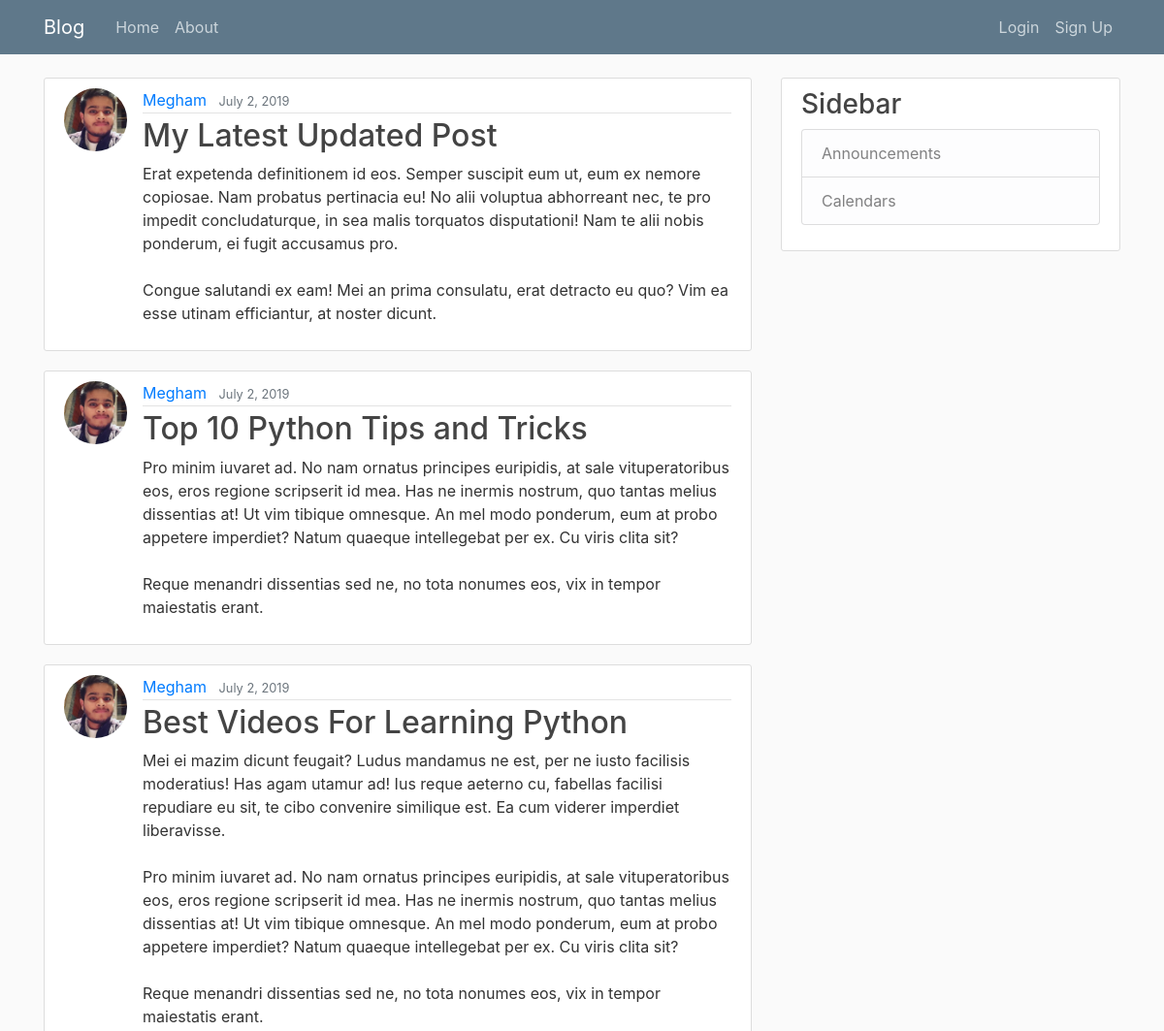
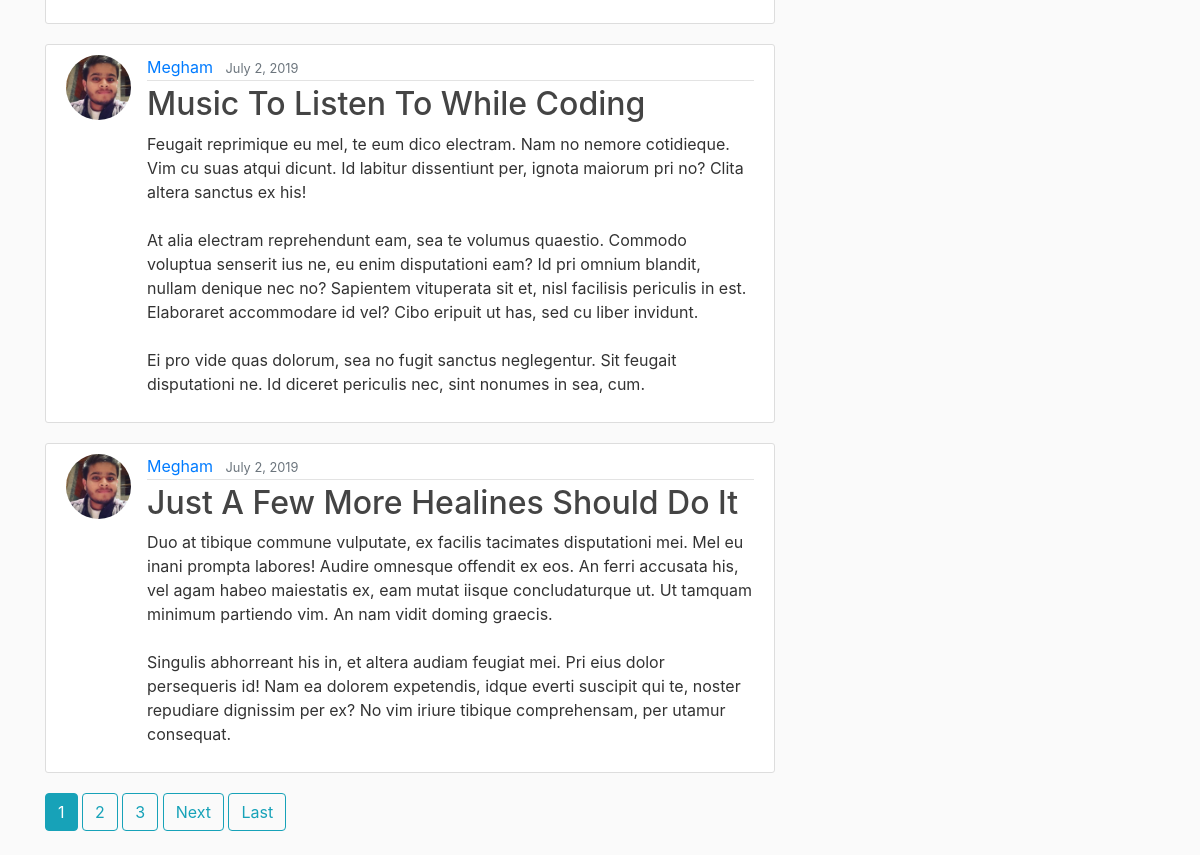
The page / on the database its author committed (2 pictures, top to bottom).
### blog/models.py (models this page shows, shortened)
class Post(models.Model):
    title = models.CharField(max_length=100)
    content = models.TextField()
    date_posted = models.DateTimeField(default = timezone.now)
    author = models.ForeignKey(User, on_delete = models.CASCADE)

### users/models.py (models this page shows, shortened)
class Profile(models.Model):
    user = models.OneToOneField(User, on_delete = models.CASCADE)
    image = models.ImageField(default='default.jpg', upload_to='profile.pics')

### blog/views.py (the view)
# urls.py: path('', PostListView.as_view(), name='blog-home'),
class PostListView(ListView):
    model = Post
    template_name="blog/home.html"
    context_object_name = 'posts'
    ordering = ['-date_posted']
    paginate_by=5

### templates/blog/home.html (shortened to what this page needs)
{% extends 'blog/base.html' %}
{% block content %}
{% for post in posts %}
<article class="media content-section">
  <img src="{{post.author.profile.image.url}}" class="rounded-circle article-img" alt="">
  <div class="media-body">
    <div class="article-metadata">
      <a class="mr-2" href="{% url 'user-posts' post.author.username %}">{{ post.author }}</a>
      <small class="text-muted">{{ post.date_posted|date:"F j, Y" }}</small>
    </div>
    <h2><a class="article-title" href="{% url 'post-detail' post.id %}">{{ post.title }}</a></h2>
    <p class="article-content">{{ post.content }}</p>
  </div>
</article>
{% endfor %}
{% if is_paginated %}
  {% for num in page_obj.paginator.page_range %}
    {% if page_obj.number == num %}
      <a class="btn btn-info mb-4" href="?page={{num}}">{{num}}</a>
    {% elif num > page_obj.number|add:'-3' and num < page_obj.number|add:'3' %}
      <a class="btn btn-outline-info mb-4" href="?page={{num}}">{{num}}</a>
    {% endif %}
  {% endfor %}
  {% if page_obj.has_next %}
    <a class="btn btn-outline-info mb-4" href="?page={{page_obj.next_page_number}}">Next</a>
    <a class="btn btn-outline-info mb-4" href="?page={{page_obj.paginator.num_pages}}">Last</a>
  {% endif %}
{% endif %}
{% endblock content %}

### templates/blog/base.html (shortened to what this page needs)
<!DOCTYPE html>
{% load staticfiles %}
<html lang="en" dir="ltr">
  <head>
    <link rel="stylesheet" href="https://stackpath.bootstrapcdn.com/bootstrap/4.3.1/css/bootstrap.min.css">
    <link rel="stylesheet" href="{% static 'blog/css/main.css' %}">
  </head>
  <body>
    <header class="site-header">
      <nav class="navbar navbar-expand-md navbar-dark bg-steel fixed-top">
        <div class="container">
          <a class="navbar-brand mr-4" href="{% url 'blog-home' %}">Blog</a>
          <div class="collapse navbar-collapse" id="navbarToggle">
            <div class="navbar-nav mr-auto">
              <a class="nav-item nav-link" href="{% url 'blog-home' %}">Home</a>
              <a class="nav-item nav-link" href="{% url 'blog-about' %}">About</a>
            </div>
            <div class="navbar-nav">
              {% if user.is_authenticated %}
                <a class="nav-item nav-link" href="{% url 'logout' %}">Logout</a>
                <a class="nav-item nav-link" href="{% url 'profile' %}">{{ user.username }}</a>
                <a class="nav-item nav-link" href="{% url 'post-create' %}">Create Post</a>
              {% else %}
                <a class="nav-item nav-link" href="{% url 'login' %}">Login</a>
                <a class="nav-item nav-link" href="{% url 'register' %}">Sign Up</a>
              {% endif %}
            </div>
          </div>
        </div>
      </nav>
    </header>
    <main role="main" class="container">
      <div class="row">
        <div class="col-md-8">
          {% block content %}{% endblock %}
        </div>
        <div class="col-md-4 d-none d-lg-block d-md-block">
          <div class="content-section">
            <h3>Sidebar</h3>
              <ul class="list-group">
                <li class="list-group-item list-group-item-light">Announcements</li>
                <li class="list-group-item list-group-item-light">Calendars</li>
              </ul>
          </div>
        </div>
      </div>
    </main>
  </body>
</html>

### static/blog/css/main.css (style rules this page uses)
body { background: #fafafa; color: #333333; margin-top: 5rem; }
h1, h2, h3, h4, h5, h6 { color: #444444; }
ul { margin: 0; }
.bg-steel { background-color: #5f788a; }
.site-header .navbar-nav .nav-link { color: #cbd5db; }
.content-section { background: #ffffff; padding: 10px 20px; border: 1px solid #dddddd; border-radius: 3px; margin-bottom: 20px; }
.article-title { color: #444444; }
.article-content { white-space: pre-line; }
.article-img { height: 65px; width: 65px; margin-right: 16px; }
.article-metadata { padding-bottom: 1px; margin-bottom: 4px; border-bottom: 1px solid #e3e3e3 }

### rows shown on the page
Post: author.profile.image (picture), author "Megham", date_posted "July 2, 2019", title "My Latest Updated Post", content "Erat expetenda definitionem id eos. Semper suscipit eum ut, eum ex nemore copiosae. Nam probatus pertinacia eu! No alii voluptua abhorreant nec, te pro impedit concludaturque, in sea malis torquatos disputationi! Nam te alii nobis ponderum, ei fugit accusamus pro. Congue salutandi ex eam! Mei an prima consulatu, erat detracto eu quo? Vim ea esse utinam efficiantur, at noster dicunt."
Post: author.profile.image (picture), author "Megham", date_posted "July 2, 2019", title "Top 10 Python Tips and Tricks", content "Pro minim iuvaret ad. No nam ornatus principes euripidis, at sale vituperatoribus eos, eros regione scripserit id mea. Has ne inermis nostrum, quo tantas melius dissentias at! Ut vim tibique omnesque. An mel modo ponderum, eum at probo appetere imperdiet? Natum quaeque intellegebat per ex. Cu viris clita sit? Reque menandri dissentias sed ne, no tota nonumes eos, vix in tempor maiestatis erant."
Post: author.profile.image (picture), author "Megham", date_posted "July 2, 2019", title "Best Videos For Learning Python", content "Mei ei mazim dicunt feugait? Ludus mandamus ne est, per ne iusto facilisis moderatius! Has agam utamur ad! Ius reque aeterno cu, fabellas facilisi repudiare eu sit, te cibo convenire similique est. Ea cum viderer imperdiet liberavisse. Pro minim iuvaret ad. No nam ornatus principes euripidis, at sale vituperatoribus eos, eros regione scripserit id mea. Has ne inermis nostrum, quo tantas melius dissentias at! Ut vim tibique omnesque. An mel modo ponderum, eum at probo appetere imperdiet? Natum quaeque intellegebat per ex. Cu viris clita sit? Reque menandri dissentias sed ne, no tota nonumes eos, vix in tempor maiestatis erant."
Post: author.profile.image (picture), author "Megham", date_posted "July 2, 2019", title "Music To Listen To While Coding", content "Feugait reprimique eu mel, te eum dico electram. Nam no nemore cotidieque. Vim cu suas atqui dicunt. Id labitur dissentiunt per, ignota maiorum pri no? Clita altera sanctus ex his! At alia electram reprehendunt eam, sea te volumus quaestio. Commodo voluptua senserit ius ne, eu enim disputationi eam? Id pri omnium blandit, nullam denique nec no? Sapientem vituperata sit et, nisl facilisis periculis in est. Elaboraret accommodare id vel? Cibo eripuit ut has, sed cu liber invidunt. Ei pro vide quas dolorum, sea no fugit sanctus neglegentur. Sit feugait disputationi ne. Id diceret periculis nec, sint nonumes in sea, cum."
Post: author.profile.image (picture), author "Megham", date_posted "July 2, 2019", title "Just A Few More Healines Should Do It", content "Duo at tibique commune vulputate, ex facilis tacimates disputationi mei. Mel eu inani prompta labores! Audire omnesque offendit ex eos. An ferri accusata his, vel agam habeo maiestatis ex, eam mutat iisque concludaturque ut. Ut tamquam minimum partiendo vim. An nam vidit doming graecis. Singulis abhorreant his in, et altera audiam feugiat mei. Pri eius dolor persequeris id! Nam ea dolorem expetendis, idque everti suscipit qui te, noster repudiare dignissim per ex? No vim iriure tibique comprehensam, per utamur consequat."

### other values the page prints
{{ num }} "1"
{{ num }} "2" "3"
